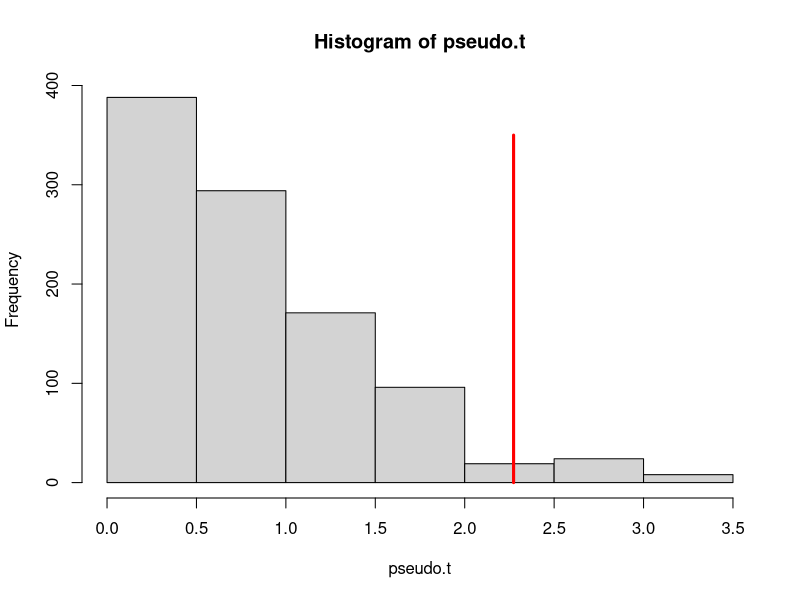
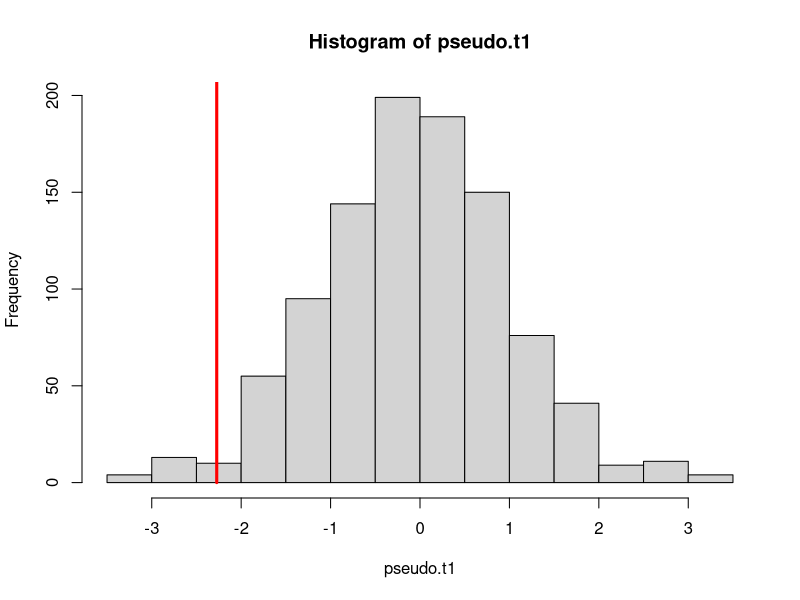

Source code (R) for these figures, in order:
# CHAPTER 6 - PERMUTATION TESTING

# PROGRAM   - 6.3 - Application of Permutation Testing to Motivating Example

# SUMMARY   - In this program we analyse whether the mean length of fish inside 
#             (A) and outside (B) a marine reserve differ significantly. This is 
#             done by performing both a two-sided and one-sided permutation test.





# Clear all variables before starting
rm(list = ls())

# SECTION 1 #
#------------------------------------------------------------------------------#
# Reading in the data and creating a dataframe

# 1.1a - Read in and group the data
y <- c(49,43,31,44,34,35,47,52,40,53,
       73,68,64,70,46,68,65,32,33,39)
    
    # y


group <- factor(rep(c("A","B"),c(10,10)))

    # group


# 1.1b - Create a data frame
ex1.df <- data.frame(y=y,group=group)
ex1.df



# 1.1c - Delete vectors called 'y' and 'group' from R's memory
rm(y)
rm(group)








# SECTION 2 #
#------------------------------------------------------------------------------#
# Conducting a two-sided permutation test using the absolute value of the 
# usual t-statistic
# H0: No difference in mean length of fish inside (A) & outside (B) reserve
# H1: Mean length of fish differs inside (A) & outside (B) reserve



# 2.1a - Determine the abs value of the observed test statistic
data.t <- abs( t.test(y ~ group, data=ex1.df, var.equal=T) $statistic )
data.t
    ## | t_obs | = 2.273289




# 2.1b - Construct a distribution of similar test statistics from a cohort of 
# 1,000 re-ordered samples.

  # 2.1b1 - Define number of reorders samples to take
  replic <- 1000
  
  # 2.1b2 - Create blank vector called pseudo.t
  pseudo.t <- rep(NA,replic)
  
  # 2.1b3 - Set seed to ensure that the same reordered samples obtained each time
  set.seed(123456)
  
  
  # 2.1b4 - Construct "Do-Loop"
  for (i in 1:replic) 
    {
      # Construct reorded sample of categorical variables
      group.perm <- sample(ex1.df$group)
    
      # Obtain test statistic from reordered sample and append to ith element of blank vector
      pseudo.t[i] <- abs( t.test(y ~ group.perm, data=ex1.df, var.equal=T) $statistic )
    }

  
  

# 2.1c - Construct graph showing the generated distribution of test statistics 
# and the position of t_obs
hist(pseudo.t)
lines(c(data.t,data.t),c(0,350),col="red",lwd=3)


# 2.1d - Calculate the p-value for the test
length( pseudo.t [pseudo.t>=data.t] ) / replic


    ##  Conclusion - The p-value produced provides some evidence against H0.
    ##  The p-value produced is similar to that obtained in the t-test produced  
    ##  in program '6.2 - Motivating Example' conducted on the same data. 
    ##  However, this permutation test makes no assumptions about the normality 
    ##  of the data or whether the groups having equal variance.










# SECTION 3 #
#--------------------------------------------------------------------------------------------#
# Conducting a one-sided permutation test using the usual t-statistic
# H0: No difference in mean length of fish inside (A) & outside (B) reserve
# H1: Mean length of fish is greater outside (B) marine reserve than inside (A)

# 3.1a - Determine the value of the observed test statistic and store the result
data.t1 <- t.test(y ~ group, data=ex1.df, var.equal=T)$statistic
data.t1
    ## t_obs = -2.273289



# 3.1b - Construct a distribution of similar test statistics from a cohort of 
# 1,000 re-ordered samples.

  # 3.1b1 - Define number of reordered samples to take
  replic1 <- 1000
  
  # 3.1b2 - Create blank vector called pseudo.t1
  pseudo.t1 <- rep(NA,replic1)
  
  # 3.1b3 - Set seed to ensure that the same reordered samples obtained each time
  set.seed(123456)

  # 3.1b4 - Construct "Do-Loop"
  for (i in 1:replic1) 
    {
      # Construct reordered sample of categorical variables
      group.perm1 <- sample(ex1.df$group)
      
      # Obtain test statistic from reordered sample and append to ith element of blank vector
      pseudo.t1[i] <- t.test(y ~ group.perm1, data=ex1.df, var.equal=T)$statistic
    }
  
  

# 3.1c - Construct graph showing the generated distribution of test statistics 
# and the position of t_obs
hist(pseudo.t1)
lines(c(data.t1,data.t1),c(0,350),col="red",lwd=3)

# 3.1d - Calculate the p-value for the test
length( pseudo.t1 [ pseudo.t1 <= data.t1 ]) / replic1


    ##  Conclusion - The p-value produced provides some evidence against the null hypothesis
